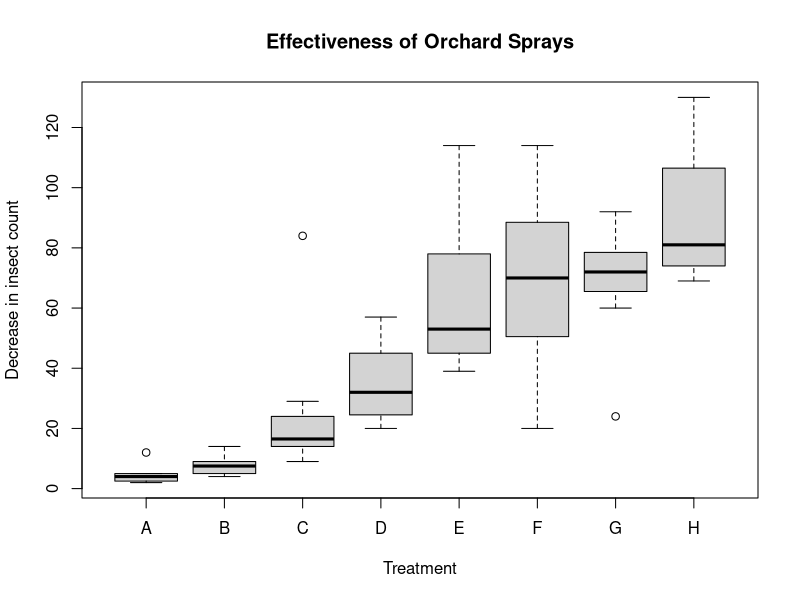

Recreate this plot in R.
## ---- chunk 1
data(OrchardSprays)
head(OrchardSprays)
summary(OrchardSprays)
## ---- chunk 2
boxplot(decrease ~ treatment, data = OrchardSprays,
        main = "Effectiveness of Orchard Sprays",
        xlab = "Treatment", ylab = "Decrease in insect count")
## ---- chunk 3
# The boxplot shows that treatments E, F, G, and H led to much higher decreases in insect counts compared to A, B, and C. Treatment H in particular has the highest median effectiveness. Lower treatments (A and B) show very little reduction.
